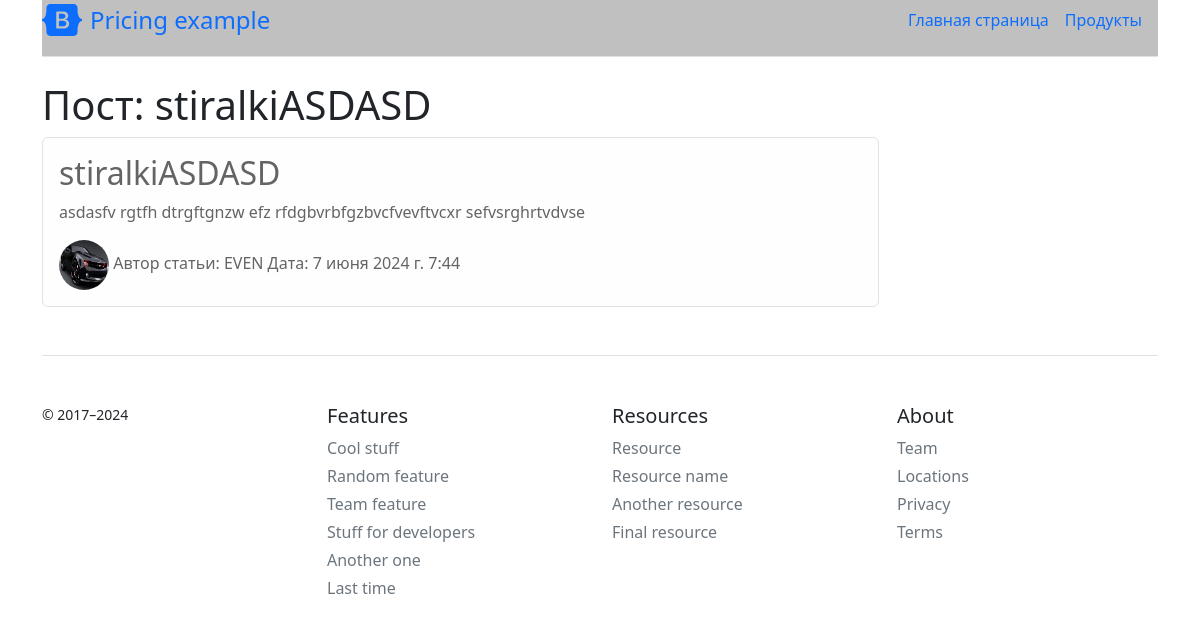
/users/posts/2, run on the app's committed database.
### users/models.py (models this page shows, shortened)
class Posts(models.Model):
    title = models.CharField('Название стратьи',unique= True,max_length=100)
    content = models.TextField('основной текст')
    avtor = models.ForeignKey(User, on_delete=models.CASCADE,verbose_name="Автор")
    date = models.DateTimeField('Дата' ,default=timezone.now)
    class Meta:
        verbose_name = 'Cтатья'
        verbose_name_plural = 'Статьи'

class Profile(models.Model):
    soglasie = models.BooleanField(default=False)
    pol = models.CharField('Выбирите пол', max_length=6, choices=choise,default='male')
    user = models.OneToOneField(User, on_delete=models.CASCADE)
    img = models.ImageField("Фото Пользователя" ,default = 'user_img/default.png', upload_to='user_img')

### users/views.py (the view)
# urls.py: path('posts/<int:pk>',views.DetailPosts.as_view() , name = 'post-deteil' ),
class DetailPosts(DetailView):
    model = Posts
    context_object_name = 'post'
    def get_context_data(self,**kwards):
        ctx = super(DetailPosts,self).get_context_data(**kwards)
        ctx['title'] = Posts.objects.get(pk=self.kwargs['pk']).title
        return ctx

### users/templates/users/posts_detail.html (shortened to what this page needs)
{% extends  'app/base.html'%}
{% block body%}
<h1>Пост: {{post.title}}</h1>
<div class="alert alert-light border w-75">
    <h2>{{post.title}}</h2>
    <p>{{post.content}}</p>
    <img src="{{post.avtor.profile.img.url}}" alt="{{post.avtor}}" class="userimg">
    <span>Автор статьи: {{post.avtor}} Дата: {{post.date}}</span>
</div>
{%endblock%}

### app/static/app/style.css (style rules this page uses)
.userimg { height: 50px; width: 50px; border-radius: 25px; }

### data on the page
Posts: title "stiralkiASDASD", content "asdasfv rgtfh dtrgftgnzw efz rfdgbvrbfgzbvcfvevftvcxr sefvsrghrtvdvse", avtor.profile.img (picture), avtor "EVEN", date "7 июня 2024 г. 7:44"
